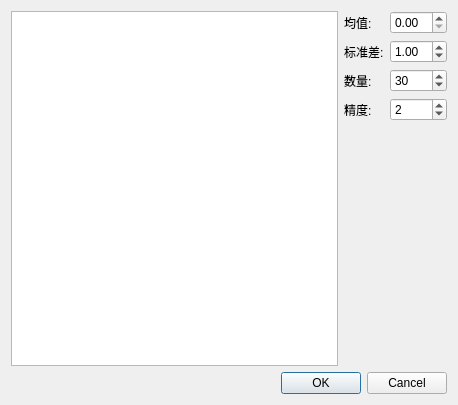
<?xml version="1.0" encoding="UTF-8"?>
<ui version="4.0">
 <class>Dialog</class>
 <widget class="QDialog" name="Dialog">
  <property name="geometry">
   <rect>
    <x>0</x>
    <y>0</y>
    <width>458</width>
    <height>405</height>
   </rect>
  </property>
  <property name="windowTitle">
   <string>数据生成-正态分布</string>
  </property>
  <layout class="QVBoxLayout" name="verticalLayout">
   <item>
    <layout class="QHBoxLayout" name="horizontalLayout">
     <item>
      <widget class="QTableWidget" name="tableWidget"/>
     </item>
     <item>
      <layout class="QFormLayout" name="formLayout">
       <item row="0" column="0">
        <widget class="QLabel" name="label">
         <property name="text">
          <string>均值:</string>
         </property>
        </widget>
       </item>
       <item row="1" column="0">
        <widget class="QLabel" name="label_2">
         <property name="text">
          <string>标准差:</string>
         </property>
        </widget>
       </item>
       <item row="2" column="0">
        <widget class="QLabel" name="label_3">
         <property name="text">
          <string>数量:</string>
         </property>
        </widget>
       </item>
       <item row="3" column="0">
        <widget class="QLabel" name="label_4">
         <property name="text">
          <string>精度:</string>
         </property>
        </widget>
       </item>
       <item row="3" column="1">
        <widget class="QSpinBox" name="spinBox_precison">
         <property name="value">
          <number>2</number>
         </property>
        </widget>
       </item>
       <item row="2" column="1">
        <widget class="QSpinBox" name="spinBox_count">
         <property name="value">
          <number>30</number>
         </property>
        </widget>
       </item>
       <item row="1" column="1">
        <widget class="QDoubleSpinBox" name="doubleSpinBox_std">
         <property name="value">
          <double>1.000000000000000</double>
         </property>
        </widget>
       </item>
       <item row="0" column="1">
        <widget class="QDoubleSpinBox" name="doubleSpinBox_mean"/>
       </item>
      </layout>
     </item>
    </layout>
   </item>
   <item>
    <widget class="QDialogButtonBox" name="buttonBox">
     <property name="orientation">
      <enum>Qt::Horizontal</enum>
     </property>
     <property name="standardButtons">
      <set>QDialogButtonBox::Cancel|QDialogButtonBox::Ok</set>
     </property>
    </widget>
   </item>
  </layout>
 </widget>
 <resources/>
 <connections/>
</ui>
